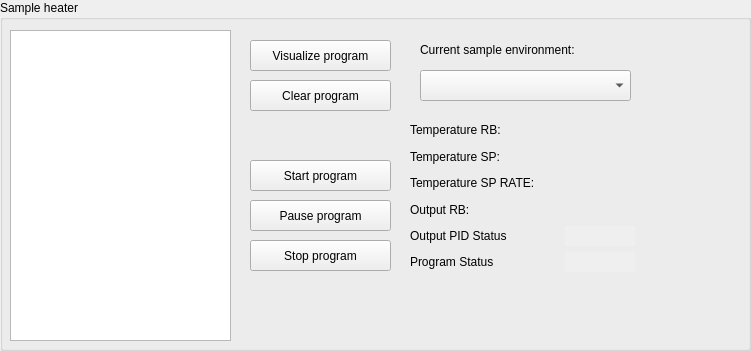
      <widget class="QGroupBox" name="groupBox_5">
       <property name="geometry">
        <rect>
         <x>0</x>
         <y>780</y>
         <width>751</width>
         <height>351</height>
        </rect>
       </property>
       <property name="title">
        <string>Sample heater</string>
       </property>
       <widget class="QPushButton" name="push_visualize_program">
        <property name="geometry">
         <rect>
          <x>250</x>
          <y>40</y>
          <width>141</width>
          <height>31</height>
         </rect>
        </property>
        <property name="text">
         <string>Visualize program</string>
        </property>
       </widget>
       <widget class="QPushButton" name="push_start_program">
        <property name="geometry">
         <rect>
          <x>250</x>
          <y>160</y>
          <width>141</width>
          <height>31</height>
         </rect>
        </property>
        <property name="text">
         <string>Start program</string>
        </property>
       </widget>
       <widget class="QPushButton" name="push_clear_program">
        <property name="geometry">
         <rect>
          <x>250</x>
          <y>80</y>
          <width>141</width>
          <height>31</height>
         </rect>
        </property>
        <property name="text">
         <string>Clear program</string>
        </property>
       </widget>
       <widget class="QComboBox" name="comboBox_sample_envs">
        <property name="geometry">
         <rect>
          <x>420</x>
          <y>70</y>
          <width>211</width>
          <height>31</height>
         </rect>
        </property>
       </widget>
       <widget class="QWidget" name="gridLayoutWidget_3">
        <property name="geometry">
         <rect>
          <x>410</x>
          <y>120</y>
          <width>225</width>
          <height>152</height>
         </rect>
        </property>
        <layout class="QGridLayout" name="gridLayout_3">
         <item row="4" column="0">
          <widget class="QLabel" name="label_output_pid">
           <property name="text">
            <string>Output PID Status</string>
           </property>
          </widget>
         </item>
         <item row="5" column="0">
          <widget class="QLabel" name="label_pv_sp_3">
           <property name="text">
            <string>Program Status</string>
           </property>
          </widget>
         </item>
         <item row="1" column="0" colspan="2">
          <widget class="QLabel" name="label_pv_sp">
           <property name="text">
            <string>Temperature SP:</string>
           </property>
          </widget>
         </item>
         <item row="4" column="1">
          <widget class="QLabel" name="label_output_pid_status">
           <property name="minimumSize">
            <size>
             <width>70</width>
             <height>0</height>
            </size>
           </property>
           <property name="maximumSize">
            <size>
             <width>20</width>
             <height>20</height>
            </size>
           </property>
           <property name="autoFillBackground">
            <bool>true</bool>
           </property>
           <property name="text">
            <string/>
           </property>
           <property name="alignment">
            <set>Qt::AlignCenter</set>
           </property>
          </widget>
         </item>
         <item row="3" column="0" colspan="2">
          <widget class="QLabel" name="label_output_rb">
           <property name="text">
            <string>Output RB:</string>
           </property>
          </widget>
         </item>
         <item row="0" column="0" colspan="2">
          <widget class="QLabel" name="label_pv_rb">
           <property name="text">
            <string>Temperature RB:</string>
           </property>
          </widget>
         </item>
         <item row="5" column="1">
          <widget class="QLabel" name="label_program_status">
           <property name="minimumSize">
            <size>
             <width>70</width>
             <height>0</height>
            </size>
           </property>
           <property name="maximumSize">
            <size>
             <width>20</width>
             <height>20</height>
            </size>
           </property>
           <property name="autoFillBackground">
            <bool>true</bool>
           </property>
           <property name="text">
            <string/>
           </property>
           <property name="alignment">
            <set>Qt::AlignCenter</set>
           </property>
          </widget>
         </item>
         <item row="2" column="0" colspan="2">
          <widget class="QLabel" name="label_pv_sp_rate">
           <property name="text">
            <string>Temperature SP RATE:</string>
           </property>
          </widget>
         </item>
        </layout>
       </widget>
       <widget class="QPushButton" name="push_pause_program">
        <property name="geometry">
         <rect>
          <x>250</x>
          <y>200</y>
          <width>141</width>
          <height>31</height>
         </rect>
        </property>
        <property name="text">
         <string>Pause program</string>
        </property>
        <property name="checkable">
         <bool>true</bool>
        </property>
       </widget>
       <widget class="QTableWidget" name="tableWidget_program">
        <property name="geometry">
         <rect>
          <x>10</x>
          <y>30</y>
          <width>221</width>
          <height>311</height>
         </rect>
        </property>
       </widget>
       <widget class="QLabel" name="label_7">
        <property name="geometry">
         <rect>
          <x>420</x>
          <y>40</y>
          <width>211</width>
          <height>20</height>
         </rect>
        </property>
        <property name="text">
         <string>Current sample environment:</string>
        </property>
       </widget>
       <widget class="QPushButton" name="push_stop_program">
        <property name="geometry">
         <rect>
          <x>250</x>
          <y>240</y>
          <width>141</width>
          <height>31</height>
         </rect>
        </property>
        <property name="text">
         <string>Stop program</string>
        </property>
       </widget>
      </widget>
